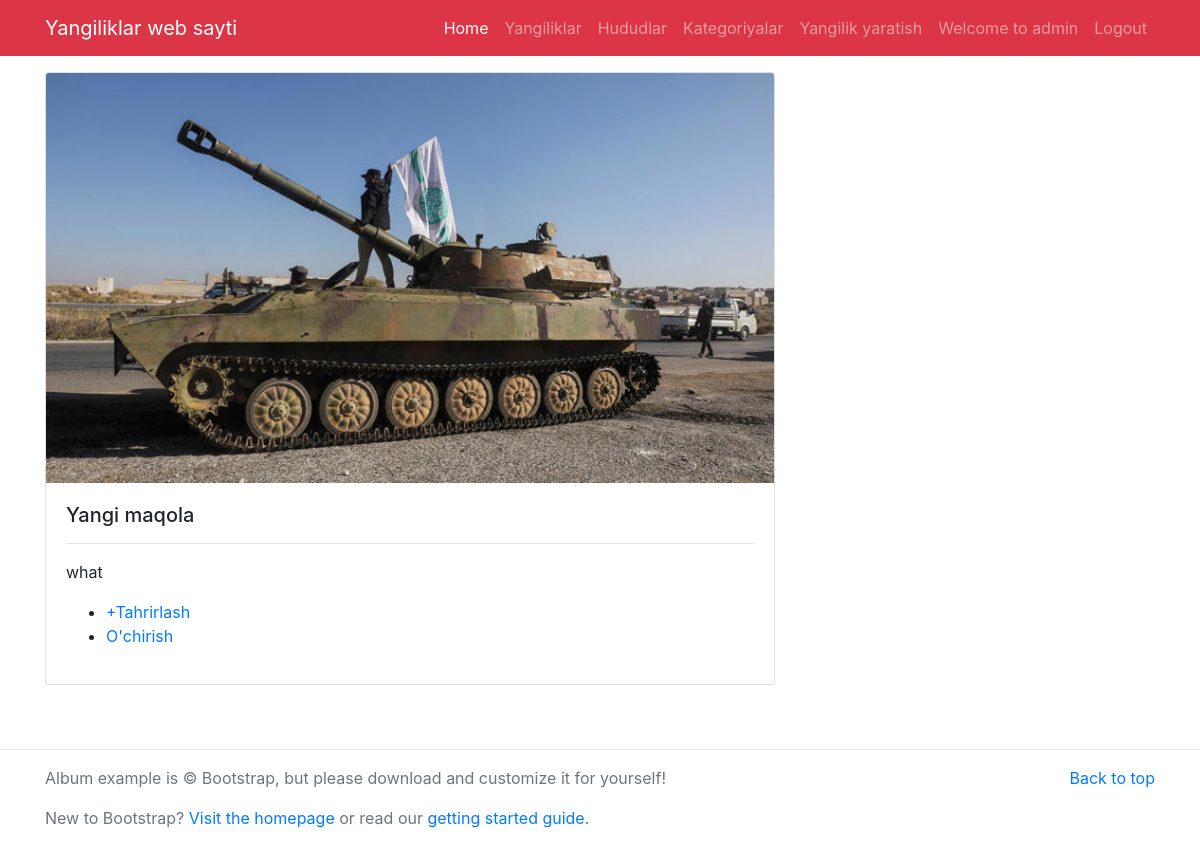
The app's page /detail/1/ (signed in) with its own data.
### registration/models.py (models this page shows)
class Custom_User_Model(AbstractUser):
    age = models.PositiveIntegerField(blank=True, null=True)
    address = models.TextField(blank=True, null=True)

### app/models.py (models this page shows, shortened)
class News(models.Model):
    category = models.ForeignKey(Category, on_delete=models.CASCADE, blank=True, null=True)
    region = models.ForeignKey(Region, on_delete=models.CASCADE, blank=True, null=True)
    title = models.CharField(max_length=300)
    text = models.TextField()
    image = models.ImageField(upload_to='media/')
    date = models.DateField(auto_now=True)
    author = models.ForeignKey(settings.AUTH_USER_MODEL, on_delete=models.CASCADE)

### app/views.py (the view)
# urls.py: path('detail/<int:pk>/', detail_page_view, name='detail'),
def detail_page_view(request, pk):
    news = get_object_or_404(News, pk=pk)
    category = Category.objects.get(id=news.category.id)
    region_news = News.objects.filter(category=category).exclude(id=pk)
    context = {
        'news': news,
        'category': category,
        'region_news': region_news
    }
    return render(request, 'detail.html', context)

### templates/detail.html
{% extends 'base.html' %}
{% block content%}
<main class="container mt-3 mb-5">
	<div class="row my-3">
		<div class="col-md-8">
			<div class="card mb-3">
                 <img src="/media/{{news.image}}" class="card-img-top" alt="{{news.title}}">
			  <div class="card-body">
			    <h5 class="card-title">{{news.title}}</h5>
			    <hr/>
			    <p class="card-text">{{news.text}}</p>
				<ul>
					<li>
						<a href="{% url 'edit_news' news.pk %}"> +Tahrirlash </a>
					</li>
					<li>
						<a href="{% url 'delete_news' news.pk %}"> O'chirish </a>
					</li>
				</ul>
			  </div>
			</div>
</main>
{% endblock%}

### templates/base.html (shortened to what this page needs)
{% load static %}
<!DOCTYPE html>
<html>
<head>
	<link rel="stylesheet" href="{% static '/css/bootstrap.min.css' %}" />
</head>
<body>
	<nav class="navbar navbar-expand-lg navbar-dark bg-danger">
		<div class="container">
		  <a class="navbar-brand" href="/"> Yangiliklar web sayti </a>
		  <div class="collapse navbar-collapse" id="navbarNav">
		    <ul class="navbar-nav ml-auto">
		      <li class="nav-item active">
		        <a class="nav-link" href="{% url 'home' %}">Home</a>
		      </li>
		      <li class="nav-item">
				 <a class="nav-link" href="{% url 'all_news' %}">Yangiliklar</a>
		      </li>
		      <li class="nav-item">
				<a class="nav-link" href="{% url 'regions' %}">Hududlar</a>
			 </li>
			 <li class="nav-item">
				<a class="nav-link" href="{% url 'categories' %}">Kategoriyalar</a>
			 </li>
			 <li class="nav-item">
				<a class="nav-link" href="{% url 'create_news' %}">Yangilik yaratish</a>
			 </li>
			 <li class="nav-item">
				{% if user.is_authenticated %}
					<a class="nav-link" href="">Welcome to {{user.username}}</a>
					<li>
					<a class="nav-link" href="{% url 'logout' %}">Logout</a>
					</li>
				{% else %}
					<li><a class="nav-link" href="{% url 'login' %}">LogIn </a></li>
					<li><a class="nav-link" href=""> | </a></li>
					<li><a class="nav-link" href="{% url 'signup' %}">SignUP</a> </li>
				{% endif %}
			 </li>
		    </ul>
		  </div>
	  	</div>
	</nav>
{% block content %}
{% endblock%}
    <hr/>
<footer class="text-muted">
  <div class="container">
    <p class="float-right">
      <a href="#">Back to top</a>
    </p>
    <p>Album example is &copy; Bootstrap, but please download and customize it for yourself!</p>
    <p>New to Bootstrap? <a href="https://getbootstrap.com/">Visit the homepage</a> or read our <a href="/docs/4.5/getting-started/introduction/">getting started guide</a>.</p>
  </div>
</footer>
</body>
</html>

### records on screen
Custom_User_Model: username "admin"
News: image (picture), title "Yangi maqola", text "what"
